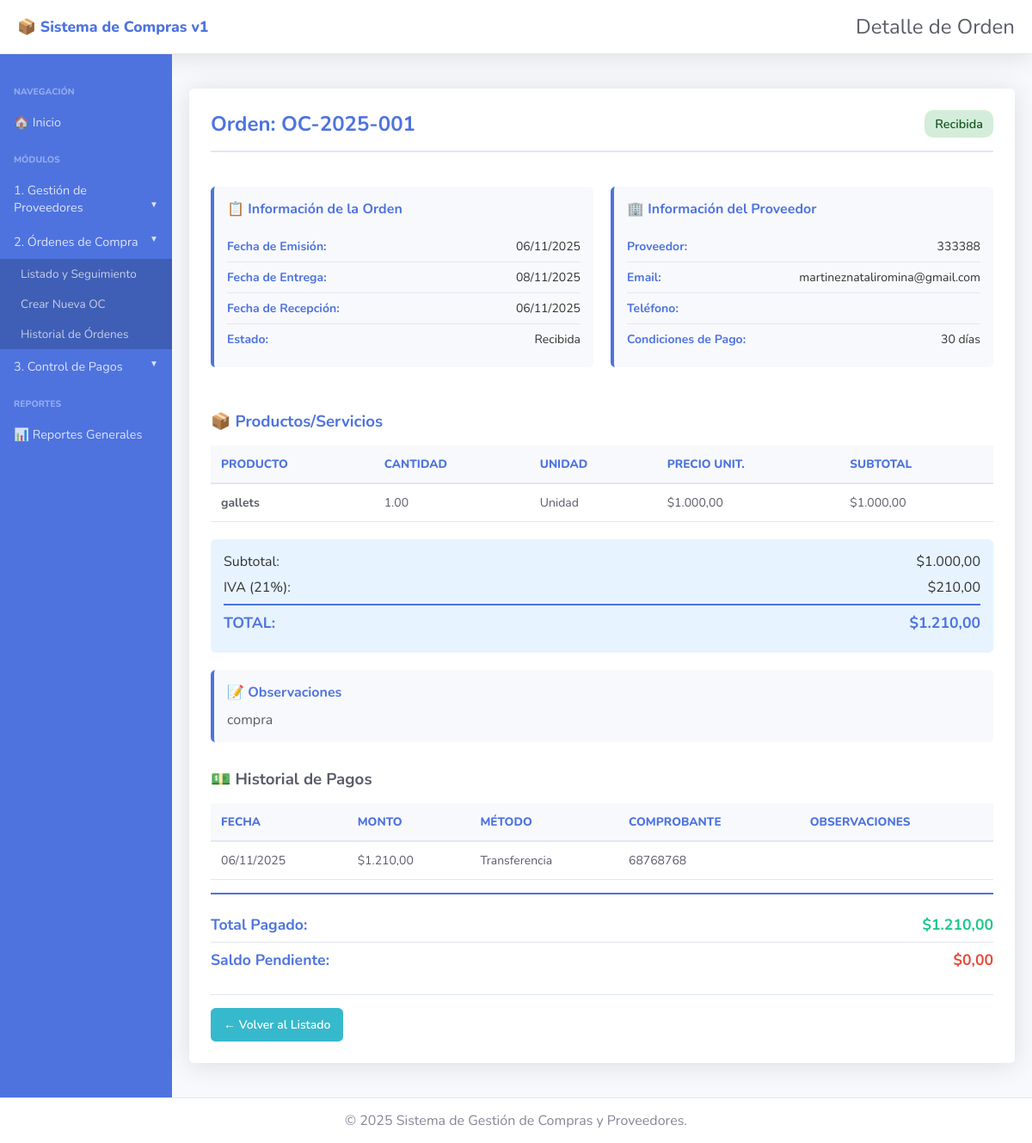
Screenshot of /ordenes/ver.php?id=1 with the database file from the repository.
### tables this page shows
CREATE TABLE `ordenes_compra` (
  `id` int(11) NOT NULL,
  `numero_orden` varchar(50) NOT NULL,
  `id_proveedor` int(11) NOT NULL,
  `fecha_emision` date NOT NULL,
  `fecha_entrega_estimada` date DEFAULT NULL,
  `fecha_recepcion` date DEFAULT NULL,
  `subtotal` decimal(10,2) NOT NULL DEFAULT 0.00,
  `impuestos` decimal(10,2) NOT NULL DEFAULT 0.00,
  `total` decimal(10,2) NOT NULL DEFAULT 0.00,
  `observaciones` text DEFAULT NULL,
  `estado` enum('Pendiente','Enviada','Recibida','Cancelada') DEFAULT 'Pendiente',
  `fecha_registro` timestamp NOT NULL DEFAULT current_timestamp(),
  `fecha_modificacion` timestamp NOT NULL DEFAULT current_timestamp() ON UPDATE current_timestamp()
);

CREATE TABLE `proveedores` (
  `id` int(11) NOT NULL,
  `nombre` varchar(200) NOT NULL,
  `razon_social` varchar(200) DEFAULT NULL,
  `cuit` varchar(13) DEFAULT NULL,
  `contacto` varchar(100) DEFAULT NULL,
  `email` varchar(100) DEFAULT NULL,
  `telefono` varchar(20) DEFAULT NULL,
  `direccion` text DEFAULT NULL,
  `condiciones_pago` varchar(50) DEFAULT '30 días',
  `estado` enum('Activo','Inactivo') DEFAULT 'Activo',
  `fecha_registro` timestamp NOT NULL DEFAULT current_timestamp(),
  `fecha_modificacion` timestamp NOT NULL DEFAULT current_timestamp() ON UPDATE current_timestamp()
);

CREATE TABLE `detalle_orden` (
  `id` int(11) NOT NULL,
  `id_orden` int(11) NOT NULL,
  `producto` varchar(200) NOT NULL,
  `descripcion` text DEFAULT NULL,
  `cantidad` decimal(10,2) NOT NULL,
  `unidad_medida` varchar(50) DEFAULT 'Unidad',
  `precio_unitario` decimal(10,2) NOT NULL,
  `subtotal` decimal(10,2) NOT NULL
);

CREATE TABLE `pagos` (
  `id` int(11) NOT NULL,
  `id_orden` int(11) NOT NULL,
  `fecha_pago` date NOT NULL,
  `monto` decimal(10,2) NOT NULL,
  `metodo_pago` varchar(50) NOT NULL,
  `numero_comprobante` varchar(100) DEFAULT NULL,
  `observaciones` text DEFAULT NULL,
  `fecha_registro` timestamp NOT NULL DEFAULT current_timestamp()
);

### config.php (called while the page is built, shortened)
<?php
function formatearFecha($fecha) {
    $timestamp = strtotime($fecha);
    return date('d/m/Y', $timestamp);
}
function formatearMoneda($monto) {
    return '$' . number_format($monto, 2, ',', '.');
}

### ordenes/ver.php (the view, shortened to what this page needs)
<?php
require_once '../config.php';
$page_heading = 'Detalle de Orden';
$id = intval($_GET['id']);
$conexion = conectarDB();
$sql = "SELECT o.*, p.nombre as nombre_proveedor, p.email, p.telefono, p.condiciones_pago
        FROM ordenes_compra o
        INNER JOIN proveedores p ON o.id_proveedor = p.id
        WHERE o.id = ?";
$stmt = $conexion->prepare($sql);
$stmt->bind_param("i", $id);
$stmt->execute();
$resultado = $stmt->get_result();
$orden = $resultado->fetch_assoc();
$sql_detalle = "SELECT * FROM detalle_orden WHERE id_orden = ?";
$stmt_detalle = $conexion->prepare($sql_detalle);
$stmt_detalle->bind_param("i", $id);
$stmt_detalle->execute();
$detalles = $stmt_detalle->get_result();
$sql_pagos = "SELECT * FROM pagos WHERE id_orden = ? ORDER BY fecha_pago DESC";
$stmt_pagos = $conexion->prepare($sql_pagos);
$stmt_pagos->bind_param("i", $id);
$stmt_pagos->execute();
$pagos = $stmt_pagos->get_result();
$total_pagado = 0;
$pagos->data_seek(0);
while ($pago = $pagos->fetch_assoc()) {
    $total_pagado += $pago['monto'];
}
$pagos->data_seek(0);
require_once __DIR__ . '/../includes/header.php';
?>
<div class="form-container">
    <div style="display: flex; justify-content: space-between; align-items: center; margin-bottom: 20px; padding-bottom: 15px; border-bottom: 2px solid #e3e6f0;">
        <h2 style="color: #4e73df; font-size: 1.5rem; font-weight: 700; margin: 0;">
            Orden: <?php echo htmlspecialchars($orden['numero_orden']); ?>
        </h2>
        <?php
        $clase_badge = 'badge-' . strtolower($orden['estado']);
        ?>
        <span class="badge <?php echo $clase_badge; ?>" style="font-size: 0.9rem; padding: 6px 12px;">
            <?php echo $orden['estado']; ?>
        </span>
    </div>
    <div style="display: grid; grid-template-columns: 1fr 1fr; gap: 20px; margin-bottom: 30px;">
        <div class="info-box">
            <h3 style="color: #4e73df; font-size: 1rem; margin: 0 0 15px 0;">📋 Información de la Orden</h3>
            <div class="info-row">
                <strong>Fecha de Emisión:</strong>
                <span><?php echo formatearFecha($orden['fecha_emision']); ?></span>
            </div>
            <div class="info-row">
                <strong>Fecha de Entrega:</strong>
                <span><?php echo formatearFecha($orden['fecha_entrega_estimada']); ?></span>
            </div>
            <?php if ($orden['fecha_recepcion']): ?>
            <div class="info-row">
                <strong>Fecha de Recepción:</strong>
                <span><?php echo formatearFecha($orden['fecha_recepcion']); ?></span>
            </div>
            <?php endif; ?>
            <div class="info-row">
                <strong>Estado:</strong>
                <span><?php echo $orden['estado']; ?></span>
            </div>
        </div>
        <div class="info-box">
            <h3 style="color: #4e73df; font-size: 1rem; margin: 0 0 15px 0;">🏢 Información del Proveedor</h3>
            <div class="info-row">
                <strong>Proveedor:</strong>
                <span><?php echo htmlspecialchars($orden['nombre_proveedor']); ?></span>
            </div>
            <div class="info-row">
                <strong>Email:</strong>
                <span><?php echo htmlspecialchars($orden['email']); ?></span>
            </div>
            <div class="info-row">
                <strong>Teléfono:</strong>
            </div>
            <div class="info-row">
                <strong>Condiciones de Pago:</strong>
                <span><?php echo htmlspecialchars($orden['condiciones_pago']); ?></span>
            </div>
        </div>
    </div>
    <h3 style="color: #4e73df; margin-bottom: 15px;">📦 Productos/Servicios</h3>
    <table>
        <thead>
            <tr>
                <th>Producto</th>
                <th>Cantidad</th>
                <th>Unidad</th>
                <th>Precio Unit.</th>
                <th>Subtotal</th>
            </tr>
        </thead>
        <tbody>
            <?php while ($detalle = $detalles->fetch_assoc()): ?>
                <tr>
                    <td><strong><?php echo htmlspecialchars($detalle['producto']); ?></strong></td>
                    <td><?php echo $detalle['cantidad']; ?></td>
                    <td><?php echo htmlspecialchars($detalle['unidad_medida']); ?></td>
                    <td><?php echo formatearMoneda($detalle['precio_unitario']); ?></td>
                    <td><?php echo formatearMoneda($detalle['subtotal']); ?></td>
                </tr>
            <?php endwhile; ?>
        </tbody>
    </table>
    <div class="totales-box">
        <div class="total-row">
            <span>Subtotal:</span>
            <span><?php echo formatearMoneda($orden['subtotal']); ?></span>
        </div>
        <div class="total-row">
            <span>IVA (21%):</span>
            <span><?php echo formatearMoneda($orden['impuestos']); ?></span>
        </div>
        <div class="total-row final">
            <span>TOTAL:</span>
            <span><?php echo formatearMoneda($orden['total']); ?></span>
        </div>
    </div>
    <?php if ($orden['observaciones']): ?>
    <div class="info-box">
        <h3 style="color: #4e73df; font-size: 1rem; margin: 0 0 10px 0;">📝 Observaciones</h3>
        <p style="margin: 0; color: #5a5c69;"><?php echo nl2br(htmlspecialchars($orden['observaciones'])); ?></p>
    </div>
    <?php endif; ?>
    <?php if ($pagos->num_rows > 0): ?>
    <div style="margin-top: 30px;">
        <h3 style="color: #5a5c69; margin-bottom: 15px;">💵 Historial de Pagos</h3>
        <table>
            <thead>
                <tr>
                    <th>Fecha</th>
                    <th>Monto</th>
                    <th>Método</th>
                    <th>Comprobante</th>
                    <th>Observaciones</th>
                </tr>
            </thead>
            <tbody>
                <?php while ($pago = $pagos->fetch_assoc()): ?>
                    <tr>
                        <td><?php echo formatearFecha($pago['fecha_pago']); ?></td>
                        <td><?php echo formatearMoneda($pago['monto']); ?></td>
                        <td><?php echo htmlspecialchars($pago['metodo_pago']); ?></td>
                        <td><?php echo htmlspecialchars($pago['numero_comprobante']); ?></td>
                        <td><?php echo htmlspecialchars($pago['observaciones']); ?></td>
                    </tr>
                <?php endwhile; ?>
            </tbody>
        </table>
        <div style="margin-top: 15px; padding-top: 15px; border-top: 2px solid #4e73df;">
            <div class="info-row">
                <strong style="font-size: 1.1rem;">Total Pagado:</strong>
                <strong style="font-size: 1.1rem; color: #1cc88a;"><?php echo formatearMoneda($total_pagado); ?></strong>
            </div>
            <div class="info-row">
                <strong style="font-size: 1.1rem;">Saldo Pendiente:</strong>
                <strong style="font-size: 1.1rem; color: #e74a3b;"><?php echo formatearMoneda($orden['total'] - $total_pagado); ?></strong>
            </div>
        </div>
    </div>
    <?php endif; ?>
    <div class="form-actions">
        <a href="index.php" class="btn-info">← Volver al Listado</a>
    </div>
</div>
<?php require_once __DIR__ . '/../includes/footer.php'; ?>

### includes/header.php (shortened to what this page needs)
<?php
$current_dir = basename(dirname($_SERVER['PHP_SELF']));
$base_path = ($current_dir == 'seccion_proveedor') ? '' : '../';
?>
<!DOCTYPE html>
<html lang="es">
<head>
    <link rel="stylesheet" href="<?php echo $base_path; ?>styles.css">
</head>
<body>
<header class="navbar">
    <div class="logo">📦 Sistema de Compras v1</div>
    <div class="title"><?php echo $page_heading ?? 'Panel de Gestión'; ?></div>
</header>
<div class="main-container">
<?php include __DIR__ . '/sidebar.php'; ?>
<main class="main-content">

### includes/sidebar.php (shortened to what this page needs)
<?php
$current_file = basename($_SERVER['PHP_SELF'], '.php');
$current_module = basename(dirname($_SERVER['PHP_SELF']));
function isActive($module, $page) {
    return '';
}
function isModuleActive($module) {
    global $current_module;
    return ($current_module == $module) ? 'show' : '';
}
$base = ($current_module == 'seccion_proveedor') ? '' : '../';
?>
<aside class="sidebar">
    <h3 class="sidebar-heading">NAVEGACIÓN</h3>
    <a href="<?php echo $base; ?>index.php" class="sidebar-link" <?php echo isActive('seccion_proveedor', 'index'); ?>>
        🏠 Inicio
    </a>
    <h3 class="sidebar-heading">MÓDULOS</h3>
    <div class="sidebar-module">
        <a href="#" class="sidebar-link collapsed" onclick="toggleSubmenu('proveedores', this)">
            1. Gestión de Proveedores
        </a>
    </div>
    <div class="sidebar-module">
        <a href="#" class="sidebar-link collapsed" onclick="toggleSubmenu('ordenes', this)">
            2. Órdenes de Compra
        </a>
        <ul class="submenu <?php echo isModuleActive('ordenes'); ?>" id="submenu-ordenes">
            <li><a href="<?php echo $base; ?>ordenes/index.php" <?php echo isActive('ordenes', 'index'); ?>>Listado y Seguimiento</a></li>
            <li><a href="<?php echo $base; ?>ordenes/crear.php" <?php echo isActive('ordenes', 'crear'); ?>>Crear Nueva OC</a></li>
            <li><a href="<?php echo $base; ?>ordenes/historial.php" <?php echo isActive('ordenes', 'historial'); ?>>Historial de Órdenes</a></li>
        </ul>
    </div>
    <div class="sidebar-module">
        <a href="#" class="sidebar-link collapsed" onclick="toggleSubmenu('pagos', this)">
            3. Control de Pagos
        </a>
    </div>
    <h3 class="sidebar-heading">REPORTES</h3>
    <a href="<?php echo $base; ?>reportes/index.php" class="sidebar-link" <?php echo isActive('reportes', 'index'); ?>>
        📊 Reportes Generales
    </a>
</aside>

### includes/footer.php (shortened to what this page needs)
</main>
</div>
<footer class="footer">
    <p>&copy; 2025 Sistema de Gestión de Compras y Proveedores.</p>
</footer>
</body>
</html>

### styles.css (style rules this page uses)
* { box-sizing: border-box; }
body { font-family: 'Nunito', sans-serif; margin: 0; padding: 0; background-color: #f8f9fc; color: #333; }
.main-container { display: flex; min-height: calc(100vh - 70px); }
.navbar { background-color: white; box-shadow: 0 0.15rem 1.75rem 0 rgba(58, 59, 69, 0.15); padding: 15px 20px; display: flex; justify-content: space-between; align-items: center; border-bottom: 1px solid #e3e6f0; }
.navbar .logo { font-size: 1.1em; font-weight: 800; color: #4e73df; }
.navbar .title { font-size: 1.5em; font-weight: 400; color: #5a5c69; }
.sidebar { width: 200px; background-color: #4e73df; color: white; padding-top: 20px; flex-shrink: 0; }
.sidebar-heading { color: rgba(255, 255, 255, 0.4); font-size: 0.65rem; padding: 0 1rem; margin-bottom: 0.5rem; margin-top: 1rem; font-weight: 800; }
.sidebar-link { display: block; color: rgba(255, 255, 255, 0.8); padding: 10px 1rem; text-decoration: none; font-size: 0.9rem; font-weight: 400; transition: background-color 0.2s; cursor: pointer; }
.sidebar-link.collapsed::after { content: ' ▼'; float: right; font-size: 0.7em; }
.submenu { list-style: none; padding: 0; margin: 0; background-color: #3f5eb5; display: none; }
.submenu.show { display: block; }
.submenu li a { display: block; padding: 8px 1.5rem; font-size: 0.85rem; color: rgba(255, 255, 255, 0.7); text-decoration: none; }
.main-content { flex-grow: 1; padding: 20px; }
.form-container, .table-container { background-color: white; padding: 25px; border-radius: 0.35rem; box-shadow: 0 0.15rem 1.75rem 0 rgba(58, 59, 69, 0.15); margin: 20px auto; width: 100%; max-width: 1051px; }
.form-actions { display: flex; gap: 10px; margin-top: 20px; padding-top: 15px; border-top: 1px solid #e3e6f0; }
table { width: 100%; border-collapse: collapse; }
table thead { background-color: #f8f9fc; }
table th { padding: 12px; text-align: left; font-size: 0.85rem; font-weight: 800; text-transform: uppercase; color: #4e73df; border-bottom: 2px solid #e3e6f0; }
table td { padding: 12px; border-bottom: 1px solid #e3e6f0; color: #5a5c69; font-size: 0.875rem; }
.badge { padding: 4px 10px; border-radius: 10px; font-size: 0.75rem; font-weight: 600; }
.badge-success, .badge-activo, .badge-recibida, .badge-normal { background-color: #d4edda; color: #155724; }
.btn-primary, .btn-danger, .btn-success, .btn-info { padding: 10px 15px; border: none; border-radius: 0.35rem; color: white; cursor: pointer; font-weight: 600; font-size: 0.875rem; transition: all 0.15s; text-decoration: none; display: inline-block; }
.btn-info { background-color: #36b9cc; }
.info-box { background-color: #f8f9fc; padding: 15px; border-radius: 0.35rem; margin: 20px 0; border-left: 4px solid #4e73df; }
.info-row { display: flex; justify-content: space-between; padding: 8px 0; border-bottom: 1px solid #e3e6f0; font-size: 0.875rem; }
.info-row:last-child { border-bottom: none; }
.info-row strong { color: #4e73df; }
.totales-box { background-color: #e7f3ff; padding: 15px; border-radius: 0.35rem; margin-top: 20px; }
.total-row { display: flex; justify-content: space-between; margin-bottom: 8px; }
.total-row.final { font-size: 1.1rem; font-weight: bold; color: #4e73df; padding-top: 8px; border-top: 2px solid #4e73df; }
.footer { background-color: white; color: #858796; text-align: center; padding: 15px 0; border-top: 1px solid #e3e6f0; }
.footer p { margin: 0; }

### rows the page displays
ordenes_compra: numero_orden "OC-2025-001", estado "Recibida", fecha_emision "06/11/2025", fecha_entrega_estimada "08/11/2025", fecha_recepcion "06/11/2025", id_proveedor.nombre "333388", id_proveedor.email "martineznataliromina@gmail.com", id_proveedor.condiciones_pago "30 días", subtotal "$1.000,00", impuestos "$210,00", total "$1.210,00", observaciones "compra", formatearMoneda($orden['total']-$total_pagado) "$0,00"
detalle_orden: producto "gallets", cantidad "1.00", unidad_medida "Unidad", precio_unitario "$1.000,00", subtotal "$1.000,00"
pagos: fecha_pago "06/11/2025", monto "$1.210,00", metodo_pago "Transferencia", numero_comprobante "68768768"

### other values shown
$page_heading "Detalle de Orden"
formatearMoneda($total_pagado) "$1.210,00"
